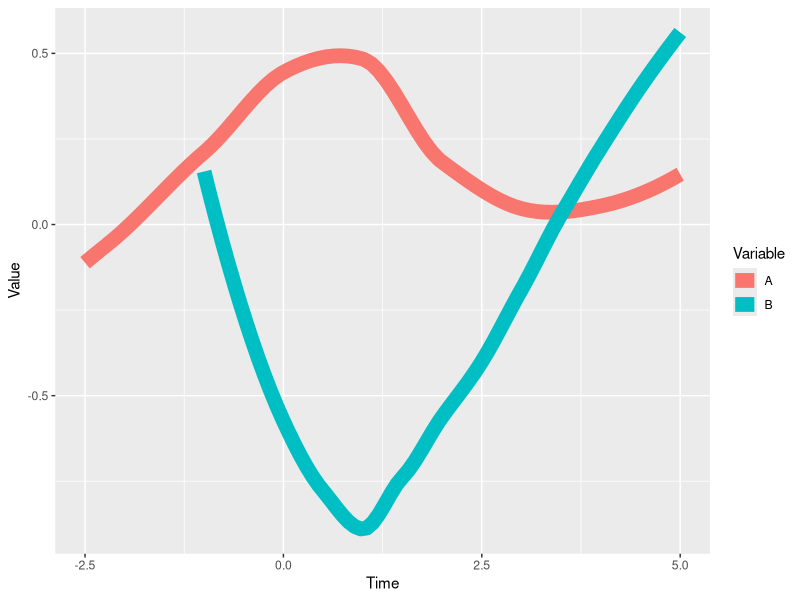

Write R code to recreate this figure.





#--------------------------------------------
# Idealizaed trajectories
# 29 May 2020
#PEGF
#--------------------------------------------
#

install.packages("reshape2")
libraries <- c("modelr", "ggplot2", "plyr","dplyr", 'patchwork',
               "reshape2")
lapply(libraries, require, character.only = TRUE)



library(modelr)
library(ggplot2)
library(dplyr)
library(patchwork)


ideal<- read.csv("00 ideal.csv")
ideal


Ideal <- ggplot(ideal, aes(Time, 
                              Value ,
                              color=Variable)) + 
   geom_smooth(se = F, size=5) 

Ideal
  